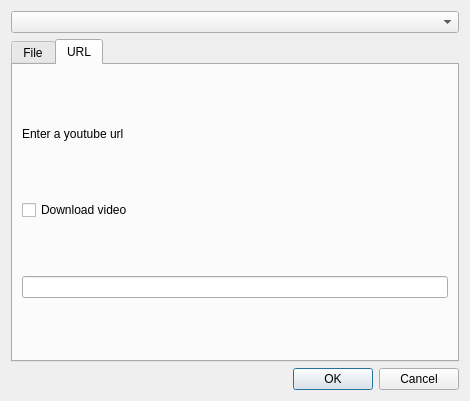
<?xml version="1.0" encoding="UTF-8"?>
<ui version="4.0">
 <class>AddFileDialog</class>
 <widget class="QDialog" name="AddFileDialog">
  <property name="geometry">
   <rect>
    <x>0</x>
    <y>0</y>
    <width>470</width>
    <height>401</height>
   </rect>
  </property>
  <property name="windowTitle">
   <string>Dialog</string>
  </property>
  <layout class="QVBoxLayout" name="verticalLayout_2">
   <item>
    <widget class="QComboBox" name="playlistBox"/>
   </item>
   <item>
    <widget class="QTabWidget" name="tabWidget">
     <property name="currentIndex">
      <number>1</number>
     </property>
     <widget class="QWidget" name="fromFile">
      <attribute name="title">
       <string>File</string>
      </attribute>
      <layout class="QVBoxLayout" name="verticalLayout">
       <item>
        <widget class="QLabel" name="fileLabel">
         <property name="maximumSize">
          <size>
           <width>16777215</width>
           <height>100</height>
          </size>
         </property>
         <property name="text">
          <string>Open a file</string>
         </property>
        </widget>
       </item>
       <item>
        <widget class="QPushButton" name="openfilebutton">
         <property name="text">
          <string>Open</string>
         </property>
        </widget>
       </item>
      </layout>
     </widget>
     <widget class="QWidget" name="tab_2">
      <attribute name="title">
       <string>URL</string>
      </attribute>
      <layout class="QVBoxLayout" name="verticalLayout_3">
       <item>
        <widget class="QLabel" name="label">
         <property name="maximumSize">
          <size>
           <width>16777215</width>
           <height>20</height>
          </size>
         </property>
         <property name="text">
          <string>Enter a youtube url</string>
         </property>
        </widget>
       </item>
       <item>
        <widget class="QCheckBox" name="checkBox">
         <property name="enabled">
          <bool>true</bool>
         </property>
         <property name="acceptDrops">
          <bool>false</bool>
         </property>
         <property name="text">
          <string>Download video</string>
         </property>
         <property name="checkable">
          <bool>true</bool>
         </property>
         <property name="checked">
          <bool>false</bool>
         </property>
        </widget>
       </item>
       <item>
        <widget class="QLineEdit" name="url">
         <property name="sizePolicy">
          <sizepolicy hsizetype="Expanding" vsizetype="Fixed">
           <horstretch>0</horstretch>
           <verstretch>1</verstretch>
          </sizepolicy>
         </property>
        </widget>
       </item>
      </layout>
     </widget>
    </widget>
   </item>
   <item>
    <widget class="QDialogButtonBox" name="buttonBox">
     <property name="layoutDirection">
      <enum>Qt::LeftToRight</enum>
     </property>
     <property name="orientation">
      <enum>Qt::Horizontal</enum>
     </property>
     <property name="standardButtons">
      <set>QDialogButtonBox::Cancel|QDialogButtonBox::Ok</set>
     </property>
    </widget>
   </item>
  </layout>
 </widget>
 <resources/>
 <connections>
  <connection>
   <sender>buttonBox</sender>
   <signal>accepted()</signal>
   <receiver>AddFileDialog</receiver>
   <slot>accept()</slot>
   <hints>
    <hint type="sourcelabel">
     <x>190</x>
     <y>154</y>
    </hint>
    <hint type="destinationlabel">
     <x>157</x>
     <y>189</y>
    </hint>
   </hints>
  </connection>
  <connection>
   <sender>buttonBox</sender>
   <signal>rejected()</signal>
   <receiver>AddFileDialog</receiver>
   <slot>reject()</slot>
   <hints>
    <hint type="sourcelabel">
     <x>190</x>
     <y>160</y>
    </hint>
    <hint type="destinationlabel">
     <x>205</x>
     <y>189</y>
    </hint>
   </hints>
  </connection>
 </connections>
</ui>
